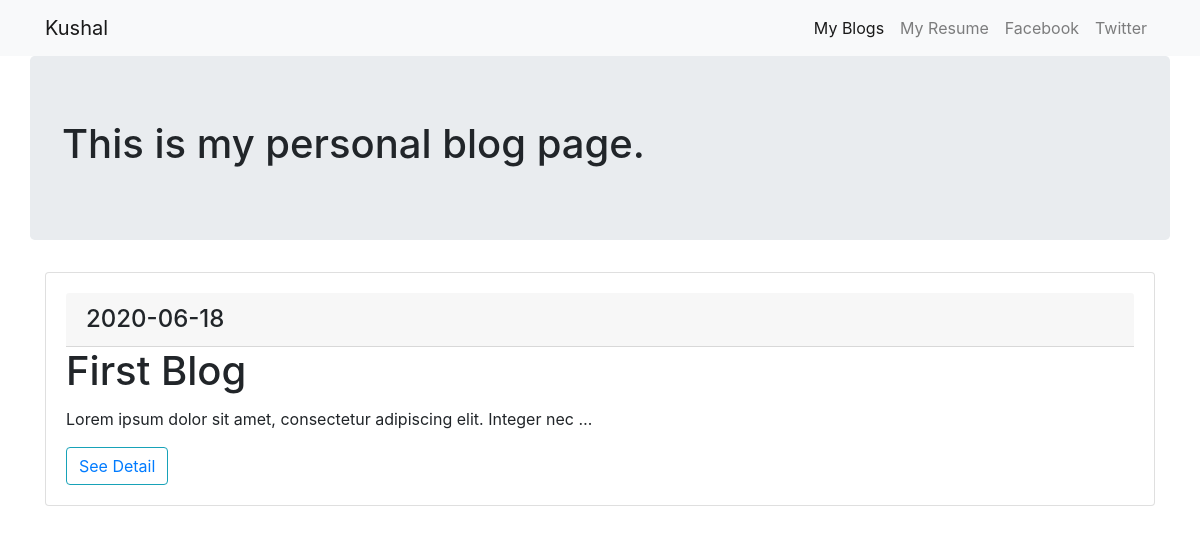
Screenshot of /blog/ with the database file from the repository.
### blog/models.py (models this page shows, shortened)
class Blog(models.Model):
    title = models.CharField(max_length=100)
    body = models.TextField()
    created = models.DateField(auto_now_add=True)

### blog/views.py (the view)
# urls.py: path('',views.blog_page,name = 'blog_page'),
def blog_page(request):
    blogs = Blog.objects.order_by('-created')[:4]
    context = {
        'blogs':blogs
    }
    return render(request,'blog/blog_page.html',context)

### blog/templates/blog/blog_page.html (shortened to what this page needs)
{% extends 'portfolio/base.html' %}
{% block content %}
    <div class="jumbotron container mt-20">
        <h1>This is my personal blog page.</h1>
    </div>
    <div class="container">
        <div class="card">
            <div class="card-body">
                {% for blog in blogs %}
                <h4 class="card-header">{{blog.created|date:'Y-m-d'}}</h4>
                <h1 class="card-title">{{blog.title}}</h4>
                    <p class="card-text">{{blog.body|striptags|truncatewords:10}}</p>
                    <button class="btn btn-outline-info"><a href="{% url 'blog:blog_detail' blog.id %}">See Detail</a></button>
                    {% endfor %}
            </div>
        </div>
    </div>
{% endblock content %}

### portfolio/templates/portfolio/base.html (shortened to what this page needs)
{% load static %}
<!doctype html>
<html lang="en">
<head>
    <link rel="stylesheet" href="https://stackpath.bootstrapcdn.com/bootstrap/4.5.0/css/bootstrap.min.css"
>
</head>
<body>
    <nav class="navbar navbar-expand-sm navbar-light bg-light sticky-top">
        <div class="container">
            <a class="navbar-brand" href="{% url 'portfolio:Homepage' %}">Kushal</a>
            <div class="collapse navbar-collapse" id="collapsibleNavId">
                <ul class="navbar-nav justify-content-end">
                    <li class="nav-item active">
                        <a class="nav-link" href="{% url 'blog:blog_page' %}">My Blogs<span class="sr-only">(current)</span></a>
                    </li>
                    <li class="nav-item">
                        <a class="nav-link" href="#">My Resume</a>
                    </li>
                    <li class="nav-item">
                        <a href="#" class="nav-link">Facebook</a>
                    </li>
                    <li class="nav-item">
                        <a href="#" class="nav-link">Twitter</a>
                    </li>
                </ul>
            </div>
        </div>
    </nav>
    {% block content %}
    {% endblock content %}
</body>
</html>

### rows the page displays
Blog: created "2020-06-18", title "First Blog", body "Lorem ipsum dolor sit amet, consectetur adipiscing elit. Integer nec …"
